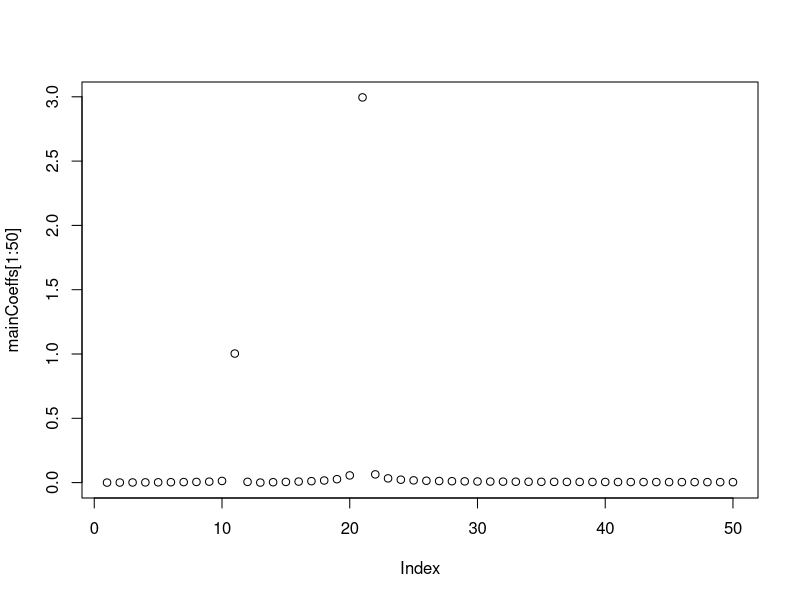

This chart was generated by the following R code: (Note: this script raises an error after producing the figure.)
#set the sampling frequency 
 samplingFrequency = 1000;

#create the indexes to sample at
 timeInterval = 1/samplingFrequency;
 signalIndex = seq(0, 1, by=timeInterval);

#define num samples as the dimention of signalIndex. here N = 1000
N = length(signalIndex)

#amplitude of signal 1 
 a1 = 1;  

#amplitude of signal 2 
 a2 = 3;  

#frequency of signal 1 
 f1 = 10; 

#frequency of signal 2
 f2 = 20; 

#10 Hz Sine wave with peak amplitude 2
 signal1 = a1 * sin(2 * pi * f1 * signalIndex);

#20 Hz Sine wave with peak amplitude 3
 signal2 = a2 * sin(2 * pi * f2 * signalIndex);

#input signal is the sum of two signals in this case with frequencies 10 and 20 Hz
 inputSignal = signal1 + signal2 ;

#the input signal
# plot(signalIndex, inputSignal, type = 'l');

#perform the FFT. In this case the number of points (N) will be equal to 1000. Output will be the individual components of the FFT.
 fourierComponents = fft(inputSignal);

#get the absolute value of the coefficients  
 fourierCoefficients = abs(fourierComponents);
 

#Normalize coefficients fig 5 here N = 1000 samples so N/2 = 500
 normalizedFourierComponents = fourierCoefficients / (N/2);
 normalizedFourierComponents[1] = fourierCoefficients[1] / N

#get the first 50 coefficients fig 6
 mainCoeffs = normalizedFourierComponents[1:50];

plot(mainCoeffs[1:50])


##----

N = 100
delta = 1/(N)
x = seq(0,1,by=delta)

a1 = 2
f1 = 10
s1 = a1*sin(2*pi*f1*x)

a2 = 3
f2 = N - f1
s2 = a2*sin(2*pi*f2*x)

##----
s=2;
m=1;
layout(matrix(1:6,nrow=2,byrow=FALSE));
for(f in c(2,4,5)){

subset = 600:1200;
eq_pop = Pm_onepop[[s,f,m]][,Tsteps]
fourComps = fft(eq_pop[subset]);

#get the absolute value of the coefficients  
fourCoeffs = abs(fourComps);
 
#Normalize coefficients fig 5 here N = 1000 samples so N/2 = 500
coeffs = fourCoeffs / (Nm/2);
coeffs[1] = fourierCoefficients[1] / Nm
plot((coeffs[1:35]),type='o',ylim=c(0,0.1));plot(1:length(subset),eq_pop[subset],type='l')
}


##----
sd_vals = c(seq(0.01,1,by=0.005))
Nsd = length(sd_vals)
subset = 1:50
x = matrix(NA,Nsd,1)
logcoeffs = matrix(NA,Nsd,20)
mu = 0 
for(i in 1:Nsd){
	sd = sd_vals[i]
	fourComps = fft(dnorm(seq(-7,7,by=0.01),mu,sd));
	fourCoeffs= abs(fourComps);
	coeffs=fourCoeffs[1:floor(length(fourCoeffs)/2)];
	coeffs=coeffs/length(coeffs);
	l = lm(log(coeffs[2:21]) ~ poly(1:20,2,raw=TRUE));
	x[i] = q
	logcoeffs[i,] = log(coeffs[2:21])
}
l = lm(x[subset]~poly(sd_vals[subset],2,raw=TRUE));
a=as.vector(summary(l)$coefficients[,1]);
round(a,3)
plot(sd_vals[subset]^2,x[subset])

i=i+5;plot(1:20,logcoeffs[i,]);l = lm(logcoeffs[i,] ~poly(1:20,2,raw=TRUE));a=as.vector(summary(l)$coefficients[,1]);lines(a[1]+a[2]*(1:20)+a[3]*(1:20)^2)
	